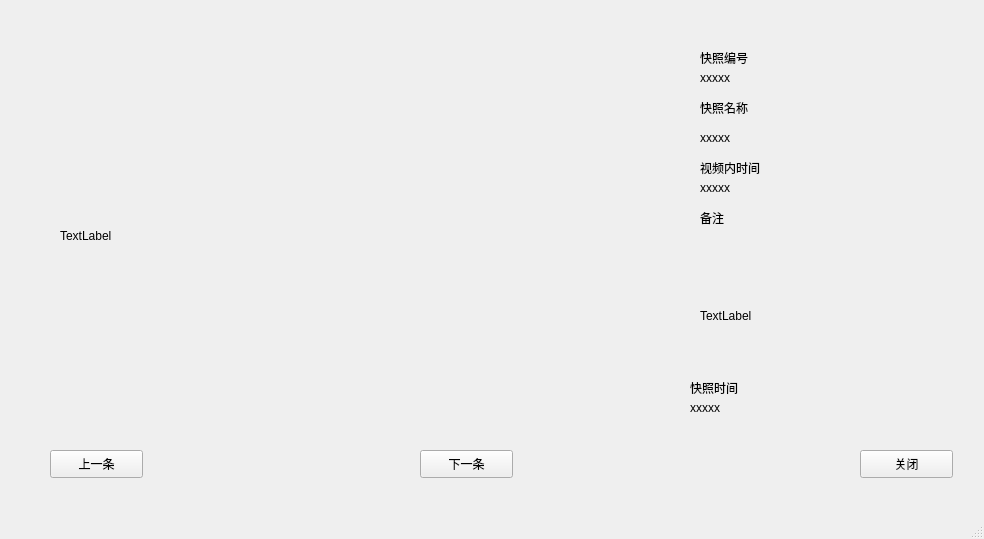
<?xml version="1.0" encoding="UTF-8"?>
<ui version="4.0">
 <class>MainWindow</class>
 <widget class="QMainWindow" name="MainWindow">
  <property name="geometry">
   <rect>
    <x>0</x>
    <y>0</y>
    <width>984</width>
    <height>539</height>
   </rect>
  </property>
  <property name="windowTitle">
   <string>MainWindow</string>
  </property>
  <widget class="QWidget" name="centralwidget">
   <widget class="QPushButton" name="lastSnapshotPushButton">
    <property name="geometry">
     <rect>
      <x>50</x>
      <y>450</y>
      <width>93</width>
      <height>28</height>
     </rect>
    </property>
    <property name="text">
     <string>上一条</string>
    </property>
   </widget>
   <widget class="QLabel" name="snapshotIDLabel">
    <property name="geometry">
     <rect>
      <x>700</x>
      <y>50</y>
      <width>72</width>
      <height>15</height>
     </rect>
    </property>
    <property name="text">
     <string>快照编号</string>
    </property>
   </widget>
   <widget class="QLabel" name="snapshotNoteLabel">
    <property name="geometry">
     <rect>
      <x>700</x>
      <y>210</y>
      <width>72</width>
      <height>15</height>
     </rect>
    </property>
    <property name="text">
     <string>备注</string>
    </property>
   </widget>
   <widget class="QLabel" name="snapshotVideoInfoShowLabel">
    <property name="geometry">
     <rect>
      <x>700</x>
      <y>130</y>
      <width>231</width>
      <height>16</height>
     </rect>
    </property>
    <property name="text">
     <string>xxxxx</string>
    </property>
   </widget>
   <widget class="QLabel" name="snapshotVideoTimeShowLabel">
    <property name="geometry">
     <rect>
      <x>700</x>
      <y>180</y>
      <width>251</width>
      <height>16</height>
     </rect>
    </property>
    <property name="text">
     <string>xxxxx</string>
    </property>
   </widget>
   <widget class="QPushButton" name="cancelPushButton">
    <property name="geometry">
     <rect>
      <x>860</x>
      <y>450</y>
      <width>93</width>
      <height>28</height>
     </rect>
    </property>
    <property name="text">
     <string>关闭</string>
    </property>
   </widget>
   <widget class="QLabel" name="snapshotNameLabel">
    <property name="geometry">
     <rect>
      <x>700</x>
      <y>100</y>
      <width>72</width>
      <height>15</height>
     </rect>
    </property>
    <property name="text">
     <string>快照名称</string>
    </property>
   </widget>
   <widget class="QLabel" name="iamgeLabel">
    <property name="geometry">
     <rect>
      <x>60</x>
      <y>40</y>
      <width>551</width>
      <height>391</height>
     </rect>
    </property>
    <property name="text">
     <string>TextLabel</string>
    </property>
   </widget>
   <widget class="QLabel" name="snapshotVideoTimeLabel">
    <property name="geometry">
     <rect>
      <x>700</x>
      <y>160</y>
      <width>72</width>
      <height>15</height>
     </rect>
    </property>
    <property name="text">
     <string>视频内时间</string>
    </property>
   </widget>
   <widget class="QLabel" name="snapshotIDShowLabel">
    <property name="geometry">
     <rect>
      <x>700</x>
      <y>70</y>
      <width>231</width>
      <height>16</height>
     </rect>
    </property>
    <property name="text">
     <string>xxxxx</string>
    </property>
   </widget>
   <widget class="QPushButton" name="nextSnapshotPushButton">
    <property name="geometry">
     <rect>
      <x>420</x>
      <y>450</y>
      <width>93</width>
      <height>28</height>
     </rect>
    </property>
    <property name="text">
     <string>下一条</string>
    </property>
   </widget>
   <widget class="QLabel" name="snapshotNoteShowLabel">
    <property name="geometry">
     <rect>
      <x>700</x>
      <y>250</y>
      <width>211</width>
      <height>131</height>
     </rect>
    </property>
    <property name="text">
     <string>TextLabel</string>
    </property>
   </widget>
   <widget class="QLabel" name="snapshotTimeLabel">
    <property name="geometry">
     <rect>
      <x>690</x>
      <y>380</y>
      <width>111</width>
      <height>16</height>
     </rect>
    </property>
    <property name="text">
     <string>快照时间</string>
    </property>
   </widget>
   <widget class="QLabel" name="snapshotTimeShowLabel">
    <property name="geometry">
     <rect>
      <x>690</x>
      <y>400</y>
      <width>251</width>
      <height>16</height>
     </rect>
    </property>
    <property name="text">
     <string>xxxxx</string>
    </property>
   </widget>
  </widget>
  <widget class="QMenuBar" name="menubar">
   <property name="geometry">
    <rect>
     <x>0</x>
     <y>0</y>
     <width>984</width>
     <height>23</height>
    </rect>
   </property>
  </widget>
  <widget class="QStatusBar" name="statusbar"/>
 </widget>
 <resources/>
 <connections/>
</ui>
